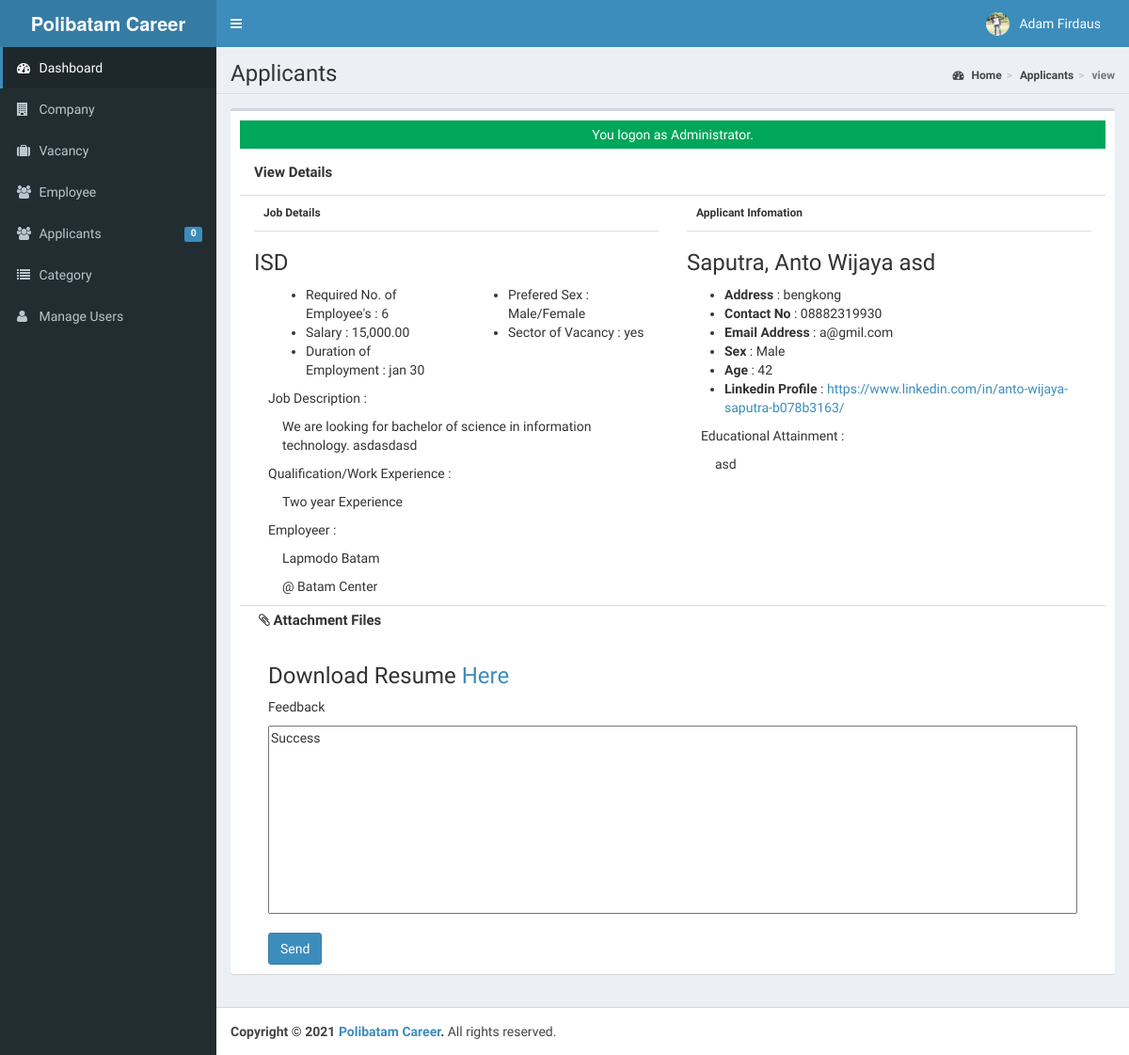
Screenshot of /admin/applicants/index.php?view=view&id=6 (signed in) with the database file from the repository.
### tables this page shows
CREATE TABLE `tblusers` (
  `USERID` varchar(30) NOT NULL,
  `FULLNAME` varchar(40) NOT NULL,
  `USERNAME` varchar(90) NOT NULL,
  `PASS` varchar(90) NOT NULL,
  `ROLE` varchar(30) NOT NULL,
  `PICLOCATION` varchar(255) NOT NULL
);

CREATE TABLE `tbljob` (
  `JOBID` int(11) NOT NULL,
  `COMPANYID` int(11) NOT NULL,
  `CATEGORY` varchar(90) NOT NULL,
  `OCCUPATIONTITLE` varchar(90) NOT NULL,
  `REQ_NO_EMPLOYEES` int(11) NOT NULL,
  `SALARIES` double NOT NULL,
  `DURATION_EMPLOYEMENT` varchar(90) NOT NULL,
  `QUALIFICATION_WORKEXPERIENCE` text NOT NULL,
  `JOBDESCRIPTION` text NOT NULL,
  `PREFEREDSEX` varchar(30) NOT NULL,
  `SECTOR_VACANCY` text NOT NULL,
  `JOBSTATUS` varchar(90) NOT NULL,
  `DATEPOSTED` datetime NOT NULL
);

CREATE TABLE `tblcompany` (
  `COMPANYID` int(11) NOT NULL,
  `COMPANYNAME` varchar(90) NOT NULL,
  `COMPANYUSERNAME` varchar(90) NOT NULL,
  `COMPANYPASSWORD` varchar(90) NOT NULL,
  `COMPANYADDRESS` varchar(90) NOT NULL,
  `COMPANYCONTACTNO` varchar(30) NOT NULL,
  `COMPANYSTATUS` varchar(90) NOT NULL,
  `COMPANYMISSION` text NOT NULL,
  `COMPANYLOGO` varchar(255) NOT NULL
);

CREATE TABLE `tblapplicants` (
  `APPLICANTID` int(11) NOT NULL,
  `FNAME` varchar(90) NOT NULL,
  `LNAME` varchar(90) NOT NULL,
  `MNAME` varchar(90) NOT NULL,
  `ADDRESS` varchar(255) NOT NULL,
  `SEX` varchar(11) NOT NULL,
  `CIVILSTATUS` varchar(30) NOT NULL,
  `BIRTHDATE` date NOT NULL,
  `BIRTHPLACE` varchar(255) NOT NULL,
  `AGE` int(2) NOT NULL,
  `USERNAME` varchar(90) NOT NULL,
  `PASS` varchar(90) NOT NULL,
  `EMAILADDRESS` varchar(90) NOT NULL,
  `CONTACTNO` varchar(90) NOT NULL,
  `DEGREE` text NOT NULL,
  `APPLICANTPHOTO` varchar(255) NOT NULL,
  `NATIONALID` varchar(255) NOT NULL,
  `LINKEDINLINK` text NOT NULL
);

CREATE TABLE `tbljobregistration` (
  `REGISTRATIONID` int(11) NOT NULL,
  `COMPANYID` int(11) NOT NULL,
  `JOBID` int(11) NOT NULL,
  `APPLICANTID` int(11) NOT NULL,
  `APPLICANT` varchar(90) NOT NULL,
  `REGISTRATIONDATE` date NOT NULL,
  `REMARKS` varchar(255) NOT NULL DEFAULT 'Pending',
  `FILEID` int(11) NOT NULL,
  `PENDINGAPPLICATION` tinyint(1) NOT NULL DEFAULT 1,
  `HVIEW` tinyint(1) NOT NULL DEFAULT 1,
  `DATETIMEAPPROVED` datetime NOT NULL
);

### admin/applicants/index.php (called while the page is built, shortened)
<?php
require_once("../../include/initialize.php");
 $title="Applicants";
require_once ("../theme/templates.php");
?>

### include/database.php (called while the page is built, shortened)
<?php
class Database {
	var $query = '';
	public $conn;
	public function open_connection() {
		try {
		$this->conn = new PDO("mysql:host=".server.";dbname=".database_name. "", user,pass);
		$this->conn->setAttribute(PDO::ATTR_ERRMODE, PDO::ERRMODE_EXCEPTION);
		}catch(PDOException $e){
			echo "Problem in database connection! Contact administrator!". $e->getMessage();
		}
	}
	function setQuery($sql='') {
		try {
		   $this->sql_string=$sql;
			$this->query = $this->conn->prepare($this->sql_string);
			$this->query->execute();
		  } catch (PDOException $e) {
		    echo "Failed to get query handle: " . $e->getMessage() . "\n";
		    exit;
		  }
	}
	function loadSingleResult() {
		$results = $this->query->fetch(PDO::FETCH_OBJ);
		return $results;
	}
}
$mydb = new Database();
?>

### include/accounts.php (called while the page is built, shortened)
<?php
require_once(LIB_PATH.DS.'database.php');
class User {
	protected static  $tblname = "tblusers";
	function single_user($id=""){
			global $mydb;
			$mydb->setQuery("SELECT * FROM ".self::$tblname."
				Where USERID= '{$id}' LIMIT 1");
			$cur = $mydb->loadSingleResult();
			return $cur;
	}
}
?>

### include/function.php (called while the page is built, shortened)
<?php
function currentpage(){
		$this_page = $_SERVER['SCRIPT_NAME'];
	    $bits = explode('/',$this_page);
		 return $bits[3];
	}
		?>

### include/jobregistration.php (called while the page is built, shortened)
<?php
require_once(LIB_PATH.DS.'database.php');
class JobRegistration {
	protected static  $tblname = "tbljobregistration";
	function single_jobregistration($id=""){
			global $mydb;
			$mydb->setQuery("SELECT * FROM ".self::$tblname."
				Where REGISTRATIONID= '{$id}' LIMIT 1");
			$cur = $mydb->loadSingleResult();
			return $cur;
	}
}
?>

### include/job.php (called while the page is built, shortened)
<?php
require_once(LIB_PATH.DS.'database.php');
class Jobs {
	protected static  $tblname = "tbljob";
	function single_job($id=""){
			global $mydb;
			$mydb->setQuery("SELECT * FROM ".self::$tblname."
				Where JOBID= '{$id}' LIMIT 1");
			$cur = $mydb->loadSingleResult();
			return $cur;
	}
}
?>

### include/companies.php (called while the page is built, shortened)
<?php
require_once(LIB_PATH.DS.'database.php');
class Company {
	protected static  $tblname = "tblcompany";
	function single_company($id=""){
			global $mydb;
			$mydb->setQuery("SELECT * FROM ".self::$tblname."
				Where COMPANYID= '{$id}' LIMIT 1");
			$cur = $mydb->loadSingleResult();
			return $cur;
	}
}
?>

### include/applicant.php (called while the page is built, shortened)
<?php
require_once(LIB_PATH.DS.'database.php');
class Applicants {
	protected static  $tblname = "tblapplicants";
	function single_applicant($id=""){
			global $mydb;
			$mydb->setQuery("SELECT * FROM ".self::$tblname."
				Where APPLICANTID= '{$id}' LIMIT 1");
			$cur = $mydb->loadSingleResult();
			return $cur;
	}
}
?>

### admin/applicants/view.php (the view, shortened to what this page needs)
<?php
global $mydb;
	$red_id = isset($_GET['id']) ? $_GET['id'] : '';
	$jobregistration = New JobRegistration();
	$jobreg = $jobregistration->single_jobregistration($red_id);
	$applicant = new Applicants();
	$appl = $applicant->single_applicant($jobreg->APPLICANTID);
	$jobvacancy = New Jobs();
	$job = $jobvacancy->single_job($jobreg->JOBID);
	$company = new Company();
	$comp = $company->single_company($jobreg->COMPANYID);
	$sql = "SELECT * FROM `tblattachmentfile` WHERE `FILEID`=" .$jobreg->FILEID;
	$mydb->setQuery($sql);
	$attachmentfile = $mydb->loadSingleResult();
?>
<form action="controller.php?action=approve" method="POST">
<div class="col-sm-12 content-header" style="">View Details</div>
<div class="col-sm-6 content-body" >
	<p>Job Details</p>
	<h3><?php echo $job->OCCUPATIONTITLE; ?></h3>
	<div class="col-sm-6">
		<ul>
            <li><i class="fp-ht-bed"></i>Required No. of Employee's : <?php echo $job->REQ_NO_EMPLOYEES; ?></li>
            <li><i class="fp-ht-food"></i>Salary : <?php echo number_format($job->SALARIES,2);  ?></li>
            <li><i class="fa fa-sun-"></i>Duration of Employment : <?php echo $job->DURATION_EMPLOYEMENT; ?></li>
        </ul>
	</div>
	<div class="col-sm-6">
		<ul>
            <li><i class="fp-ht-tv"></i>Prefered Sex : <?php echo $job->PREFEREDSEX; ?></li>
            <li><i class="fp-ht-computer"></i>Sector of Vacancy : <?php echo $job->SECTOR_VACANCY; ?></li>
        </ul>
	</div>
	<div class="col-sm-12">
		<p>Job Description : </p>
		<p style="margin-left: 15px;"><?php echo $job->JOBDESCRIPTION;?></p>
	</div>
	<div class="col-sm-12">
		<p>Qualification/Work Experience : </p>
		<p style="margin-left: 15px;"><?php echo $job->QUALIFICATION_WORKEXPERIENCE; ?></p>
	</div>
	<div class="col-sm-12">
		<p>Employeer : </p>
		<p style="margin-left: 15px;"><?php echo $comp->COMPANYNAME ; ?></p>
		<p style="margin-left: 15px;">@ <?php echo $comp->COMPANYADDRESS ; ?></p>
	</div>
</div>
<div class="col-sm-6 content-body" >
	<p>Applicant Infomation</p>
	<h3> <?php echo $appl->LNAME. ', ' .$appl->FNAME . ' ' . $appl->MNAME;?></h3>
	<ul>
		<li><b>Address</b> : <?php echo $appl->ADDRESS; ?></li>
		<li><b>Contact No</b> : <?php echo $appl->CONTACTNO;?></li>
		<li><b>Email Address</b> : <?php echo $appl->EMAILADDRESS;?></li>
		<li><b>Sex</b> : <?php echo $appl->SEX;?></li>
		<li><b>Age</b> : <?php echo $appl->AGE;?></li>
		<?php
			if ($appl->LINKEDINLINK) {
				?>
				<li><b>Linkedin Profile</b> : <a href="<?= $appl->LINKEDINLINK; ?>" target="_BLANK"><?= $appl->LINKEDINLINK; ?></a></li>
				<?php
			}
		?>
	</ul>
	<div class="col-sm-12">
		<p>Educational Attainment : </p>
		<p style="margin-left: 15px;"><?php echo $appl->DEGREE;?></p>
	</div>
</div>
<div class="col-sm-12 content-footer">
<p><i class="fa fa-paperclip"></i>  Attachment Files</p>
	<div class="col-sm-12 slider">
		 <h3>Download Resume <a href="<?php echo web_root.'applicant/'.$attachmentfile->FILE_LOCATION; ?>" target="_BLANK">Here</a></h3>
	</div>
	<div class="col-sm-12">
		<p>Feedback</p>
		<textarea class="input-group" name="REMARKS"><?php echo isset($jobreg->REMARKS) ? $jobreg->REMARKS : ""; ?></textarea>
	</div>
	<div class="col-sm-12  submitbutton ">
		<button type="submit" name="submit" class="btn btn-primary">Send</button>
	</div>
</div>
</form>

### admin/theme/templates.php (shortened to what this page needs)
<!DOCTYPE html>
<html>
    <head>
        <link rel="stylesheet" href="<?php echo web_root;?>bootstrap/css/bootstrap.min.css">
        <link rel="stylesheet" href="<?php echo web_root;?>plugins/font-awesome/css/font-awesome.min.css">
        <link rel="stylesheet" href="<?php echo web_root;?>dist/css/AdminLTE.min.css">
        <link rel="stylesheet" href="<?php echo web_root;?>dist/css/skins/_all-skins.min.css">
        <link rel="stylesheet" href="<?php echo web_root;?>plugins/iCheck/flat/blue.css">
        <link rel="stylesheet" href="<?php echo web_root;?>plugins/morris/morris.css">
        <link rel="stylesheet" href="<?php echo web_root;?>plugins/jvectormap/jquery-jvectormap-1.2.2.css">
        <link href="<?php echo web_root; ?>plugins/datepicker/bootstrap-datetimepicker.min.css" rel="stylesheet" media="screen">
        <link rel="stylesheet" href="<?php echo web_root;?>plugins/dataTables/jquery.dataTables.min.css">
        <link rel="stylesheet" href="<?php echo web_root;?>plugins/bootstrap-wysihtml5/bootstrap3-wysihtml5.min.css">
    </head>
 <body class="hold-transition skin-blue fixed sidebar-mini">
<div class="wrapper">
  <header class="main-header">
    <a href="<?php echo web_root;?>/admin/" class="logo">
      <span class="logo-lg"><b>Polibatam Career</b></span>
    </a>
    <nav class="navbar navbar-static-top" role="navigation">
      <a href="#" class="sidebar-toggle" data-toggle="offcanvas" role="button">
      </a>
      <div class="navbar-custom-menu">
        <ul class="nav navbar-nav">
          <?php
              $user = New User();
              $singleuser = $user->single_user($_SESSION['ADMIN_USERID']);
          ?>
          <li class="dropdown user user-menu" style="padding-right: 15px;"  >
            <a href="#" class="dropdown-toggle" data-toggle="dropdown">
              <img src="<?php echo web_root.'admin/user/'. $singleuser->PICLOCATION;?>" class="user-image" alt="User Image">
              <span class="hidden-xs"><?php echo $singleuser->FULLNAME; ?></span>
            </a>
          </li>
        </ul>
      </div>
    </nav>
  </header>
  <aside class="main-sidebar">
    <section class="sidebar">
      <ul class="sidebar-menu">
        <li  class="<?php echo (currentpage() == 'index.php') ? "active" : false;?>" >
          <a href="<?php echo web_root ;?>admin/">
            <i class="fa fa-dashboard"></i> <span>Dashboard</span>
          </a>
        </li>
        <li class="<?php echo (currentpage() == 'company') ? "active" : false;?>" >
          <a href="<?php echo web_root ;?>admin/company/">
            <i class="fa fa-building"></i> <span>Company</span>
          </a>
        </li>
        <li class="<?php echo (currentpage() == 'vacancy') ? "active" : false;?>" >
          <a href="<?php echo web_root ;?>admin/vacancy/">
            <i class="fa fa-suitcase"></i> <span>Vacancy</span>
          </a>
        </li>
        <li class="<?php echo (currentpage() == 'employee') ? "active" : false;?>" >
          <a href="<?php echo web_root ;?>admin/employee/">
            <i class="fa fa-users"></i> <span>Employee</span>
          </a>
        </li>
        <li class="<?php echo (currentpage() == 'applicants') ? "active" : false;?>" >
          <a href="<?php echo web_root ;?>admin/applicants/">
            <i class="fa fa-users"></i> <span>Applicants</span>
            <span class="label label-primary pull-right">
              <?php
                $sql = "SELECT count(*) as 'APPL' FROM `tbljobregistration` WHERE `PENDINGAPPLICATION`=1";
                $mydb->setQuery($sql);
                $pending = $mydb->loadSingleResult();
                echo $pending->APPL;
              ?>
            </span>
          </a>
        </li>
        <li class="<?php echo (currentpage() == 'category') ? "active" : false;?>" >
          <a href="<?php echo web_root ;?>admin/category/">
            <i class="fa fa-list"></i> <span>Category</span>
          </a>
        </li>
         <li class="<?php echo (currentpage() == 'user') ? "active" : false;?>">
          <a href="<?php echo web_root; ?>admin/user/">
            <i class="fa fa-user"></i> <span>Manage Users</span> </a>
        </li>
      </ul>
    </section>
  </aside>
  <div class="content-wrapper">
  <section class="content-header">
      <h1>
        <?php echo isset($title) ? $title : ''; ?>
      </h1>
      <ol class="breadcrumb">
        <?php
          if ($title!='Home') {
            $active_title = '';
            if (isset($_GET['view'])) {
              $active_title = '<li class='.$active_title.'><a href="index.php">'.$title.'</a></li>';
            }else{
              $active_title = '<li class='.$active_title.'>'.$title.'</li>';
            }
            echo '<li><a href='.web_root.'admin/><i class="fa fa-dashboard"></i> Home</a></li>';
            echo  $active_title;
            echo  isset($_GET['view']) ? '<li class="active">'.$_GET['view'].'</li>' : '';
          }
        ?>
      </ol>
    </section>
         <section class="content">
          <div class="row">
            <div class="col-xs-12">
              <div class="box">
                <div class="box-body">
              <?php
               require_once $content;
               ?>
             </div>
             </div>
           </div>
         </div>
         </section>
 </div>
  <footer class="main-footer">
    <strong>Copyright &copy; 2021 <a href="#">Polibatam Career</a>.</strong> All rights
    reserved.
  </footer>
    </body>
</html>

### admin/applicants/view.php (style rules this page uses)
.content-header { min-height: 50px; border-bottom: 1px solid #ddd; font-size: 15px; font-weight: bold; }
.content-body { min-height: 350px; }
.content-body >p { padding:10px; font-size: 12px; font-weight: bold; border-bottom: 1px solid #ddd; }
.content-footer { min-height: 100px; border-top: 1px solid #ddd; }
.content-footer > p { padding:5px; font-size: 15px; font-weight: bold; }
.content-footer textarea { width: 100%; height: 200px; }
.content-footer .submitbutton { margin-top: 20px; }

### rows the page displays
tblusers: PICLOCATION (picture), FULLNAME "Adam Firdaus"
tbljob: OCCUPATIONTITLE "ISD", REQ_NO_EMPLOYEES "6", SALARIES "15,000.00", DURATION_EMPLOYEMENT "jan 30", PREFEREDSEX "Male/Female", SECTOR_VACANCY "yes", JOBDESCRIPTION "We are looking for bachelor of science in information technology. asdasdasd", QUALIFICATION_WORKEXPERIENCE "Two year Experience"
tblcompany: COMPANYNAME "Lapmodo Batam", COMPANYADDRESS "Batam Center"
tblapplicants: LNAME "Saputra", FNAME "Anto Wijaya", MNAME "asd", ADDRESS "bengkong", CONTACTNO "08882319930", EMAILADDRESS "a@gmil.com", SEX "Male", AGE "42", LINKEDINLINK "https://www.linkedin.com/in/anto-wijaya-saputra-b078b3163/", DEGREE "asd"
tbljobregistration: REMARKS "Success"

### other values shown
$pending->APPL "0"
$title "Applicants"
$_GET['view'] "view"
$_SESSION['message'] "You logon as Administrator."
